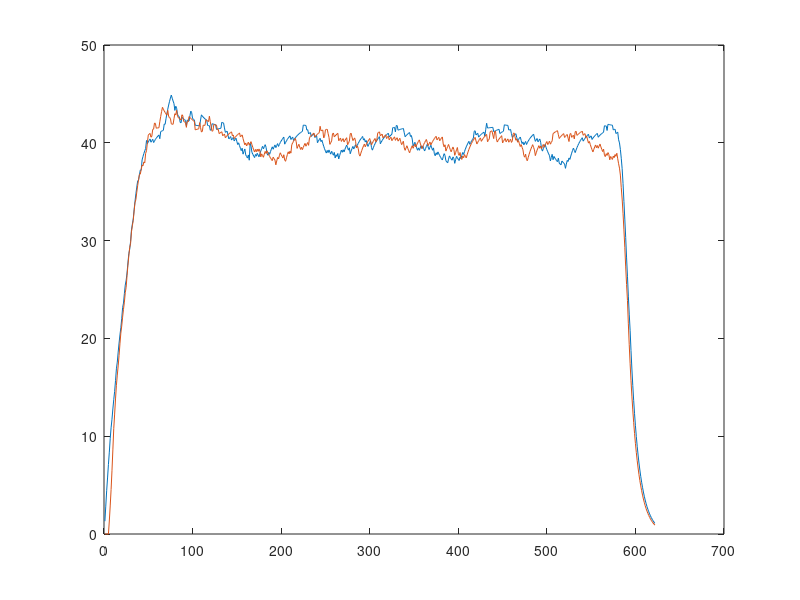

Source code (MATLAB):
% Step response ref 50.rpm 
% PID : 0.5 1.5 0.3 
% Filter : 0.2
% Sample_Time 200 ms
V = [
1.31		0.00
2.85		0.00
4.42		0.00
5.73		0.00
7.12		0.00
8.37		1.33
9.75		2.87
10.86		4.54
11.73		6.47
12.78		8.60
13.73		10.77
14.58		12.26
15.68		13.81
16.89		15.21
17.58		16.25
18.60		17.19
19.52		18.25
20.35		19.45
21.09		20.54
22.01		21.26
23.14		22.17
23.61		22.98
24.58		23.71
25.45		24.67
25.94		25.24
26.68		26.42
27.71		27.48
28.65		28.43
29.12		29.30
29.91		29.70
31.08		30.90
31.68		31.51
32.21		32.06
33.16		33.02
34.01		33.89
34.78		34.20
35.47		34.95
36.09		35.62
36.18		36.23
36.73		36.77
37.22		36.80
37.20		37.28
38.25		37.72
38.59		37.65
38.90		38.05
39.17		37.95
39.42		38.92
40.24		39.19
39.92		40.04
40.10		40.79
40.25		40.88
40.39		40.96
40.06		40.57
40.22		40.68
40.36		41.37
40.03		41.40
40.19		42.02
40.34		41.99
40.47		41.49
40.59		41.51
40.70		41.53
40.80		41.54
40.42		42.15
41.14		42.69
41.19		43.19
41.24		43.63
41.28		43.43
41.92		43.26
41.89		43.10
42.46		42.96
42.98		42.83
43.44		43.31
43.86		42.68
44.24		42.58
44.58		42.49
44.88		41.94
44.56		41.91
44.27		41.89
44.01		42.46
43.31		42.98
43.74		42.85
43.54		43.32
42.89		42.70
42.76		42.59
42.65		42.50
42.09		42.42
42.05		42.34
42.61		42.87
42.51		42.75
42.43		42.18
42.35		42.13
42.28		42.08
41.76		41.58
42.34		42.18
42.28		42.13
42.22		42.68
42.76		42.58
43.24		42.49
43.08		42.40
42.48		42.33
42.40		42.26
42.33		42.20
41.80		41.32
41.78		41.35
41.77		41.38
41.76		41.41
41.75		41.44
41.74		42.06
42.33		41.55
42.86		41.10
42.74		41.16
42.63		41.80
42.54		41.79
42.45		41.78
42.37		42.36
42.30		42.29
41.77		42.23
41.76		42.17
41.75		42.72
41.28		42.15
41.32		41.64
41.95		41.18
41.92		41.23
41.90		41.87
41.87		41.85
41.85		41.83
41.37		41.81
41.40		41.33
41.43		41.37
41.45		40.94
41.47		41.01
41.49		41.07
42.10		41.13
42.06		40.72
42.02		40.82
41.52		40.90
41.07		40.52
41.13		40.63
41.19		40.73
40.77		40.83
40.40		40.91
40.53		40.99
40.64		41.06
40.28		41.12
40.42		40.71
40.54		40.80
40.19		40.43
40.34		40.55
40.47		40.66
40.13		40.76
39.82		40.85
40.00		40.93
39.71		41.01
39.44		40.61
39.20		40.72
39.45		40.81
38.84		40.43
39.12		40.09
39.37		39.79
38.77		39.98
38.60		39.68
38.44		39.88
38.76		40.06
38.22		39.76
39.95		39.95
39.66		40.12
39.03		39.81
38.83		39.53
38.65		39.28
38.49		39.06
38.81		39.32
38.63		39.09
38.93		39.35
38.74		39.12
38.57		39.37
38.88		39.14
39.16		38.56
39.41		38.87
39.64		38.69
39.38		38.52
39.61		38.84
39.81		39.12
39.53		38.91
38.91		39.19
38.73		38.97
39.02		38.78
38.82		38.60
39.11		38.45
39.36		38.31
39.59		38.18
39.34		38.53
39.57		38.38
39.78		38.24
39.51		37.75
39.72		38.14
39.92		38.50
39.63		38.35
39.83		38.68
40.02		38.98
40.18		38.79
40.33		38.61
40.46		38.45
40.58		38.78
39.86		38.23
40.04		38.11
40.20		38.47
40.35		38.79
40.48		39.08
40.60		38.87
40.71		39.15
40.34		38.94
40.47		39.81
40.59		39.99
40.24		40.16
40.38		40.31
40.51		40.45
40.62		40.11
40.73		39.43
40.82		39.65
40.91		39.85
40.98		39.57
41.05		39.32
41.11		39.55
41.17		39.30
41.81		39.54
41.80		39.75
41.79		39.94
41.77		39.65
41.30		39.85
41.34		40.03
40.91		39.74
40.98		40.52
41.05		40.64
40.65		40.74
40.75		40.83
40.84		40.92
40.93		40.99
40.54		40.60
40.65		40.70
40.75		40.80
40.01		40.89
40.18		40.96
40.32		41.03
40.46		41.69
40.12		41.23
40.27		41.27
39.95		41.31
39.66		40.51
39.39		40.63
39.16		41.33
38.95		41.36
39.22		41.39
39.00		40.96
39.27		40.56
39.04		39.84
38.84		40.02
39.13		40.19
38.92		40.93
38.73		41.00
39.02		40.61
38.45		40.71
38.78		40.81
38.60		40.89
38.91		40.97
38.35		40.21
38.68		40.35
38.98		40.49
39.25		40.14
39.03		40.29
39.29		40.43
39.07		40.09
39.33		40.25
39.56		40.39
39.77		40.52
39.50		39.80
39.25		39.99
39.49		40.15
38.88		40.90
39.16		40.98
39.41		40.58
39.63		40.23
39.37		40.37
39.60		40.50
39.81		40.16
39.53		39.47
39.75		39.69
39.94		39.43
40.11		38.82
40.27		38.64
40.41		38.94
40.53		39.21
40.65		39.46
40.28		39.68
40.42		39.88
40.08		39.59
40.24		39.80
39.92		39.99
39.63		40.16
39.84		40.31
40.02		40.44
40.18		40.10
39.50		39.80
39.25		39.98
39.49		40.15
39.71		40.30
39.91		40.44
40.08		40.10
40.24		40.26
40.38		40.99
40.51		41.06
40.63		41.12
39.90		40.71
40.08		40.81
40.23		40.89
40.38		40.51
40.51		40.62
40.62		40.73
40.73		40.82
40.82		40.44
40.91		40.57
40.98		40.68
40.59		40.31
40.70		40.45
40.79		40.57
40.88		40.22
41.55		40.36
41.56		40.49
41.58		40.61
41.12		40.25
41.77		40.39
41.76		40.52
41.29		40.17
41.33		40.32
41.36		40.46
41.39		40.11
41.42		39.81
41.44		39.99
41.47		40.16
41.02		39.48
40.62		39.23
40.73		39.48
40.82		39.70
40.91		39.43
40.98		39.19
41.05		38.98
40.65		39.24
40.75		39.49
40.38		39.70
39.68		39.44
39.87		39.66
40.05		39.86
39.75		39.58
39.48		39.79
39.24		39.98
39.48		40.14
39.23		40.30
39.48		39.97
39.70		39.68
39.43		39.41
39.65		39.64
39.39		39.84
39.16		40.02
39.41		40.19
39.63		40.34
39.84		40.01
39.56		39.71
39.31		39.91
39.54		40.08
39.75		39.78
39.48		39.97
39.24		40.14
39.48		40.29
38.87		40.43
38.68		40.55
38.98		40.66
38.79		40.30
39.07		40.44
38.87		40.56
38.69		40.21
38.52		40.35
38.37		40.48
38.24		40.60
38.58		39.88
38.89		39.59
38.71		39.80
38.17		39.15
38.06		39.40
37.95		39.63
38.32		39.83
38.66		39.55
38.50		39.30
38.35		39.08
38.22		39.34
38.56		39.57
38.41		39.32
37.90		38.72
38.28		39.01
38.62		39.28
38.46		39.52
38.32		38.90
38.19		38.71
38.54		39.01
38.39		38.44
38.72		38.30
39.01		38.64
38.81		38.48
39.10		38.80
39.36		38.62
39.59		38.46
39.79		38.78
39.98		39.07
40.15		39.33
39.84		39.56
40.02		39.77
40.19		39.96
40.33		40.13
40.47		40.29
41.18		40.42
41.23		40.55
40.81		40.20
40.90		39.88
40.97		40.06
40.58		40.22
40.69		40.37
40.79		40.50
40.87		40.15
40.95		40.30
41.03		40.44
41.09		40.56
40.68		40.67
41.38		40.77
42.00		40.86
41.51		40.11
41.52		40.26
41.54		40.40
41.55		41.13
41.56		41.18
41.57		41.23
41.58		40.81
41.13		40.43
41.18		41.15
41.23		41.20
41.27		40.42
41.31		40.08
41.35		40.24
41.38		40.38
40.95		40.51
41.02		40.62
41.08		40.73
41.14		39.99
41.19		40.16
41.84		40.31
41.82		40.44
41.80		40.10
41.79		40.26
41.78		40.40
41.30		40.06
41.34		40.22
41.37		40.37
40.94		40.04
40.55		40.20
40.66		40.94
40.76		41.01
40.85		40.62
40.93		40.26
40.54		40.40
40.19		40.06
40.34		40.22
40.47		39.90
40.59		39.62
40.24		39.82
39.92		39.54
40.09		39.29
39.79		38.70
39.97		38.53
40.14		38.84
39.83		38.29
40.02		38.17
40.18		38.52
40.33		38.83
40.46		39.12
40.58		39.37
40.69		39.60
40.79		39.81
40.88		39.53
40.49		39.28
40.15		38.69
40.30		38.98
40.44		39.25
40.10		39.49
40.25		39.71
40.39		39.44
40.06		39.67
39.39		39.40
39.15		39.63
39.40		39.83
39.63		39.55
39.83		39.76
39.55		39.96
39.30		40.13
39.08		39.82
38.87		40.00
38.69		40.17
38.15		39.86
38.50		40.04
38.82		40.20
38.27		40.94
38.61		41.01
38.45		41.08
38.31		41.14
38.18		41.19
38.07		41.24
38.43		40.82
37.92		40.44
37.83		40.56
37.75		40.67
38.14		40.77
38.03		40.86
37.93		40.94
37.84		40.55
37.39		40.66
37.82		40.76
38.20		40.85
38.09		40.47
38.45		40.13
38.30		40.88
38.64		40.96
38.94		40.56
39.22		40.67
39.46		40.77
39.22		40.40
39.00		41.12
39.27		41.18
39.51		40.76
39.72		40.85
39.92		40.93
40.09		41.01
40.25		41.07
40.39		41.13
40.52		41.19
40.17		40.77
40.32		40.86
40.45		40.94
40.58		40.55
40.69		40.66
40.78		40.30
40.87		39.97
40.49		40.14
40.61		39.83
40.71		39.55
40.34		39.30
40.48		39.07
40.60		39.33
40.70		39.57
40.80		39.78
40.89		39.50
40.96		39.72
40.57		39.45
40.68		39.67
40.78		39.87
40.87		39.59
40.95		39.33
41.02		39.10
41.08		39.36
41.74		38.76
41.73		38.59
41.72		38.89
41.26		38.71
41.89		39.00
41.87		38.81
41.85		38.26
41.83		38.60
41.81		38.44
41.80		38.30
41.32		38.64
41.36		38.48
41.39		38.80
40.95		38.62
41.02		38.93
41.09		38.37
40.31		37.86
39.99		37.41
39.32		36.70
38.42		35.41
37.35		34.25
35.84		32.79
34.01		31.10
32.20		29.32
30.31		27.31
28.23		25.51
26.36		23.88
24.32		21.49
22.48		19.35
20.83		17.41
18.75		15.67
16.87		14.10
15.19		12.69
13.67		11.42
12.30		10.28
11.07		9.25
9.96		8.33
8.97		7.49
8.07		6.75
7.26		6.07
6.54		5.46
5.88		4.92
5.29		4.43
4.77		3.98
4.29		3.58
3.86		3.23
3.47		2.90
3.13		2.61
2.81		2.35
2.53		2.12
2.28		1.91
2.05		1.71
1.85		1.54
1.66		1.39
1.50		1.25
1.35		1.12
1.21		1.01
1.09		0.91

];

Av = 1;
Z = zeros((Av-1)/2, 2);
V = [Z ; V];

V_left_new = V(:,1);
V_right_new = V(:,2);

for n=(Av+1)/2:1:length(V)-((Av-1)/2)
    V_left_new(n) = 0;
    V_right_new(n) = 0;
    for v = -1*((Av-1)/2) : 1 : ((Av-1)/2)
        V_left_new(n) = V_left_new(n) + V(n-v,1) ;
        V_right_new(n) = V_right_new(n) + V(n-v,2) ;
    end
    V_left_new(n) = V_left_new(n) / Av;
    V_right_new(n) = V_right_new(n) / Av;
end
V_left = V(:,1);
V_right = V(:,2);

figure;
%plot(V_left);
plot(V_left_new);
hold on;
%plot(V_right);
plot(V_right_new);
hold off;